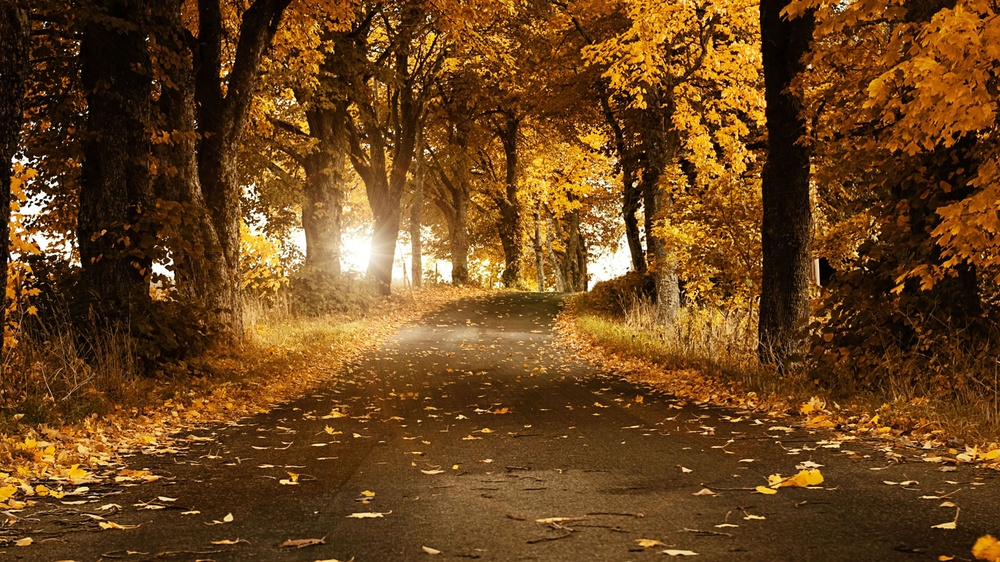
#> input picture 059. [pillow] Split RGB channel/sample_image.jpg, 1000 x 562 px, shrunk from 1920 x 1080 before the run
$ python main.py
#> lines starting #> are read from the running program, lines starting #| are printed output that depends on the picture
from PIL import Image

img = Image.open('sample_image.jpg')
#> img is the input picture: PIL image 1000x562 RGB; mean R, G, B 106.3, 68.2, 26.9
# 이미지에는 mode라는 속성이 있다
print(img.mode)
#| RGB
# RGB 모드라고 나온다. 이 RGB를 따로 분리할 수 있다

r, g, b = img.split()
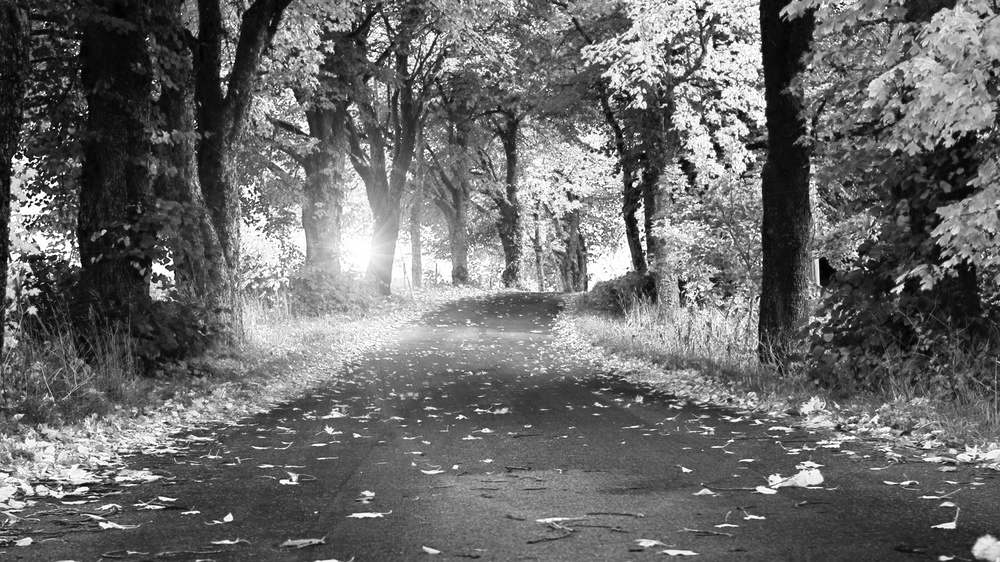
#> r: PIL image 1000x562 L; min 0, max 255, mean 106.3
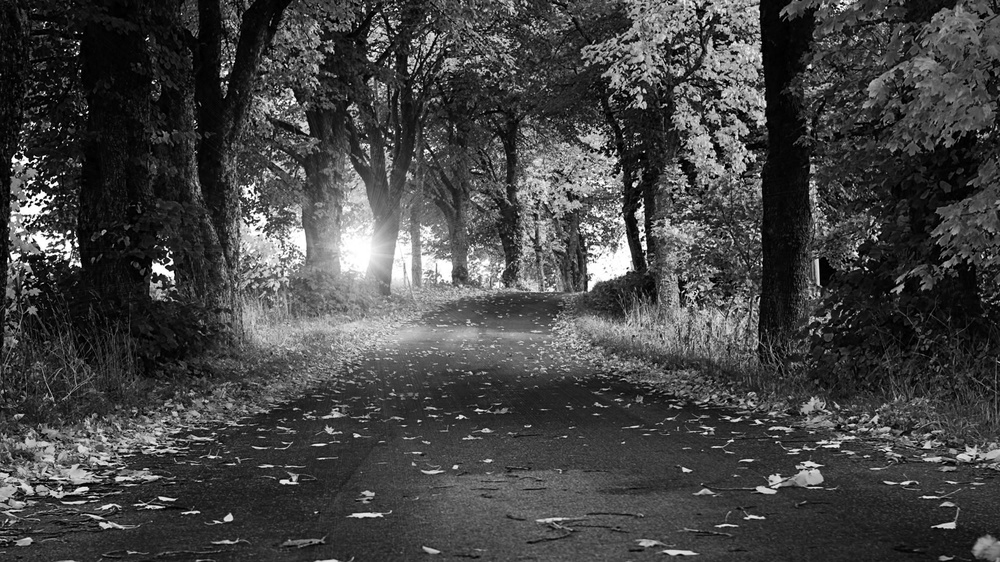
#> g: PIL image 1000x562 L; min 0, max 255, mean 68.2
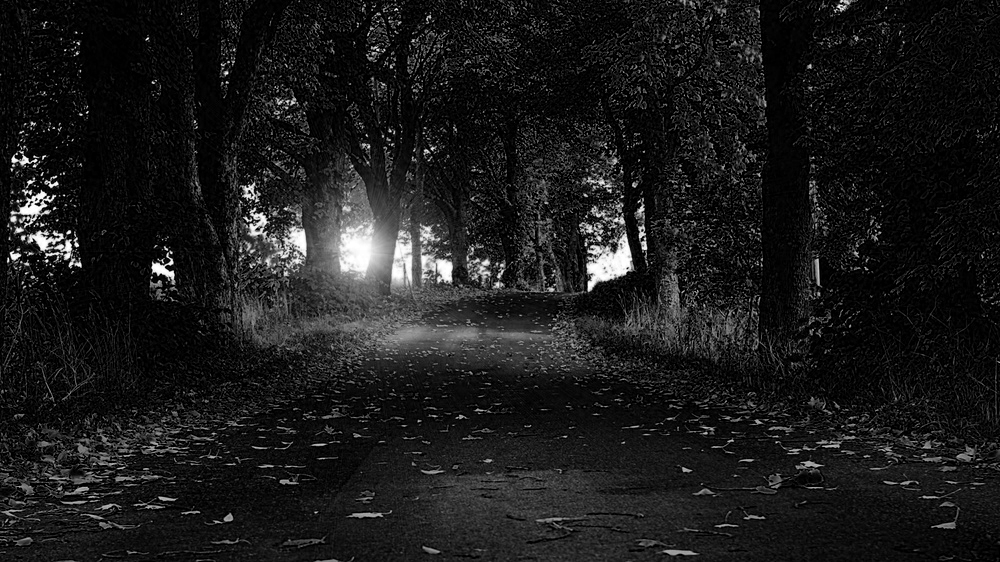
#> b: PIL image 1000x562 L; min 0, max 255, mean 26.9
print(type(r))
#| <class 'PIL.Image.Image'>
# 타입은 PIL.Image.Image
# 엄연한 이미지 객체

input('Press enter to show R channel')
r.show()

input('Press enter to show G channel')
g.show()

input('Press enter to show B channel')
b.show()
